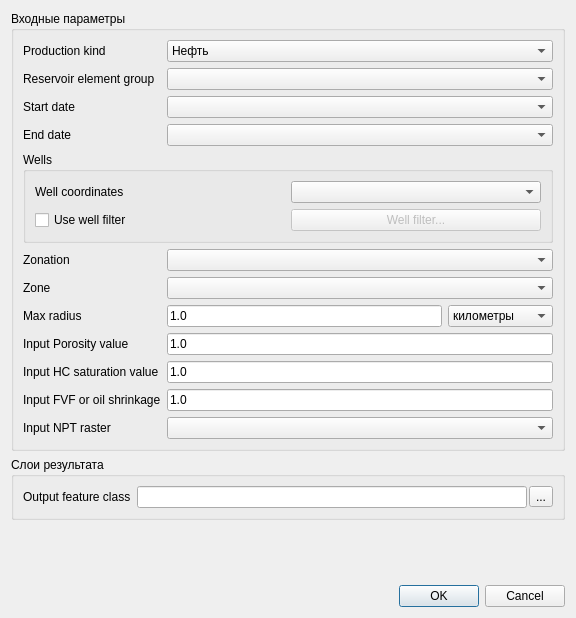
<?xml version="1.0" encoding="UTF-8"?>
<ui version="4.0">
 <class>Dialog</class>
 <widget class="QDialog" name="Dialog">
  <property name="geometry">
   <rect>
    <x>0</x>
    <y>0</y>
    <width>576</width>
    <height>618</height>
   </rect>
  </property>
  <property name="windowTitle">
   <string>Остаточные запасы</string>
  </property>
  <property name="locale">
   <locale language="C" country="AnyCountry"/>
  </property>
  <layout class="QGridLayout" name="gridLayout">
   <item row="0" column="0">
    <widget class="QGroupBox" name="groupBox">
     <property name="title">
      <string>Входные параметры</string>
     </property>
     <layout class="QGridLayout" name="gridLayout_3">
      <item row="11" column="0">
       <widget class="QLabel" name="label_9">
        <property name="text">
         <string>Input NPT raster</string>
        </property>
       </widget>
      </item>
      <item row="7" column="2">
       <widget class="QComboBox" name="mRaduisUnitComboBox">
        <property name="currentIndex">
         <number>0</number>
        </property>
        <item>
         <property name="text">
          <string>километры</string>
         </property>
        </item>
        <item>
         <property name="text">
          <string>метры</string>
         </property>
        </item>
        <item>
         <property name="text">
          <string>доли градуса</string>
         </property>
        </item>
       </widget>
      </item>
      <item row="2" column="0">
       <widget class="QLabel" name="label_2">
        <property name="text">
         <string>Start date</string>
        </property>
       </widget>
      </item>
      <item row="7" column="0">
       <widget class="QLabel" name="label_5">
        <property name="text">
         <string>Max radius</string>
        </property>
       </widget>
      </item>
      <item row="7" column="1">
       <widget class="QLineEdit" name="mMaxRadiusLineEdit">
        <property name="text">
         <string>1.0</string>
        </property>
       </widget>
      </item>
      <item row="10" column="1" colspan="2">
       <widget class="QLineEdit" name="mShrinkageLineEdit">
        <property name="text">
         <string>1.0</string>
        </property>
       </widget>
      </item>
      <item row="8" column="0">
       <widget class="QLabel" name="label_6">
        <property name="text">
         <string>Input Porosity value</string>
        </property>
       </widget>
      </item>
      <item row="3" column="0">
       <widget class="QLabel" name="label_3">
        <property name="text">
         <string>End date</string>
        </property>
       </widget>
      </item>
      <item row="5" column="1" colspan="2">
       <widget class="QComboBox" name="mZonationComboBox"/>
      </item>
      <item row="6" column="1" colspan="2">
       <widget class="QComboBox" name="mZoneComboBox"/>
      </item>
      <item row="0" column="0">
       <widget class="QLabel" name="label_12">
        <property name="text">
         <string>Production kind</string>
        </property>
       </widget>
      </item>
      <item row="0" column="1" colspan="2">
       <widget class="QComboBox" name="mComponentComboBox">
        <item>
         <property name="text">
          <string>Нефть</string>
         </property>
        </item>
        <item>
         <property name="text">
          <string>Газ</string>
         </property>
        </item>
       </widget>
      </item>
      <item row="4" column="0" colspan="3">
       <widget class="QGroupBox" name="groupBox_3">
        <property name="title">
         <string>Wells</string>
        </property>
        <layout class="QGridLayout" name="gridLayout_4">
         <item row="0" column="0">
          <widget class="QLabel" name="label_4">
           <property name="text">
            <string>Well coordinates</string>
           </property>
          </widget>
         </item>
         <item row="0" column="1">
          <widget class="QComboBox" name="mWellCoordComboBox"/>
         </item>
         <item row="1" column="0">
          <widget class="QCheckBox" name="mUseWellFilterCheckBox">
           <property name="text">
            <string>Use well filter</string>
           </property>
          </widget>
         </item>
         <item row="1" column="1">
          <widget class="QPushButton" name="mWellFilterPushButton">
           <property name="enabled">
            <bool>false</bool>
           </property>
           <property name="text">
            <string>Well filter...</string>
           </property>
          </widget>
         </item>
        </layout>
       </widget>
      </item>
      <item row="9" column="0">
       <widget class="QLabel" name="label_7">
        <property name="text">
         <string>Input HC saturation value</string>
        </property>
       </widget>
      </item>
      <item row="10" column="0">
       <widget class="QLabel" name="label_8">
        <property name="text">
         <string>Input FVF or oil shrinkage</string>
        </property>
       </widget>
      </item>
      <item row="2" column="1" colspan="2">
       <widget class="QComboBox" name="mStartDateComboBox"/>
      </item>
      <item row="8" column="1" colspan="2">
       <widget class="QLineEdit" name="mPorosityLineEdit">
        <property name="text">
         <string>1.0</string>
        </property>
       </widget>
      </item>
      <item row="9" column="1" colspan="2">
       <widget class="QLineEdit" name="mSaturationLineEdit">
        <property name="text">
         <string>1.0</string>
        </property>
       </widget>
      </item>
      <item row="1" column="0">
       <widget class="QLabel" name="label">
        <property name="text">
         <string>Reservoir element group</string>
        </property>
       </widget>
      </item>
      <item row="3" column="1" colspan="2">
       <widget class="QComboBox" name="mEndDateComboBox"/>
      </item>
      <item row="1" column="1" colspan="2">
       <widget class="QComboBox" name="mReservoirComboBox"/>
      </item>
      <item row="11" column="1" colspan="2">
       <widget class="QComboBox" name="mNPTSurfaceComboBox"/>
      </item>
      <item row="5" column="0">
       <widget class="QLabel" name="mZonationLabel">
        <property name="text">
         <string>Zonation</string>
        </property>
       </widget>
      </item>
      <item row="6" column="0">
       <widget class="QLabel" name="mZoneLabel">
        <property name="text">
         <string>Zone</string>
        </property>
       </widget>
      </item>
     </layout>
    </widget>
   </item>
   <item row="1" column="0">
    <widget class="QGroupBox" name="groupBox_2">
     <property name="title">
      <string>Слои результата</string>
     </property>
     <layout class="QGridLayout" name="gridLayout_2">
      <item row="2" column="0">
       <widget class="QLabel" name="label_10">
        <property name="text">
         <string>Output feature class</string>
        </property>
       </widget>
      </item>
      <item row="2" column="1">
       <layout class="QHBoxLayout" name="horizontalLayout_2">
        <property name="spacing">
         <number>2</number>
        </property>
        <item>
         <widget class="QLineEdit" name="mOutFeatureClassLineEdit"/>
        </item>
        <item>
         <widget class="QToolButton" name="mOutFeatureClassToolButton">
          <property name="text">
           <string>...</string>
          </property>
         </widget>
        </item>
       </layout>
      </item>
     </layout>
    </widget>
   </item>
   <item row="3" column="0">
    <widget class="QDialogButtonBox" name="buttonBox">
     <property name="orientation">
      <enum>Qt::Horizontal</enum>
     </property>
     <property name="standardButtons">
      <set>QDialogButtonBox::Cancel|QDialogButtonBox::Ok</set>
     </property>
    </widget>
   </item>
   <item row="2" column="0">
    <spacer name="verticalSpacer">
     <property name="orientation">
      <enum>Qt::Vertical</enum>
     </property>
     <property name="sizeHint" stdset="0">
      <size>
       <width>20</width>
       <height>40</height>
      </size>
     </property>
    </spacer>
   </item>
  </layout>
 </widget>
 <resources/>
 <connections>
  <connection>
   <sender>buttonBox</sender>
   <signal>accepted()</signal>
   <receiver>Dialog</receiver>
   <slot>accept()</slot>
   <hints>
    <hint type="sourcelabel">
     <x>254</x>
     <y>608</y>
    </hint>
    <hint type="destinationlabel">
     <x>157</x>
     <y>274</y>
    </hint>
   </hints>
  </connection>
  <connection>
   <sender>buttonBox</sender>
   <signal>rejected()</signal>
   <receiver>Dialog</receiver>
   <slot>reject()</slot>
   <hints>
    <hint type="sourcelabel">
     <x>322</x>
     <y>608</y>
    </hint>
    <hint type="destinationlabel">
     <x>286</x>
     <y>274</y>
    </hint>
   </hints>
  </connection>
  <connection>
   <sender>mWellCoordComboBox</sender>
   <signal>activated(int)</signal>
   <receiver>Dialog</receiver>
   <slot>wellCoordComboBox_activated(int)</slot>
   <hints>
    <hint type="sourcelabel">
     <x>548</x>
     <y>215</y>
    </hint>
    <hint type="destinationlabel">
     <x>573</x>
     <y>157</y>
    </hint>
   </hints>
  </connection>
  <connection>
   <sender>mZonationComboBox</sender>
   <signal>activated(int)</signal>
   <receiver>Dialog</receiver>
   <slot>zonationComboBox_activated(int)</slot>
   <hints>
    <hint type="sourcelabel">
     <x>557</x>
     <y>289</y>
    </hint>
    <hint type="destinationlabel">
     <x>572</x>
     <y>142</y>
    </hint>
   </hints>
  </connection>
  <connection>
   <sender>mWellFilterPushButton</sender>
   <signal>clicked()</signal>
   <receiver>Dialog</receiver>
   <slot>wellFilterPushButton_clicked()</slot>
   <hints>
    <hint type="sourcelabel">
     <x>439</x>
     <y>235</y>
    </hint>
    <hint type="destinationlabel">
     <x>0</x>
     <y>263</y>
    </hint>
   </hints>
  </connection>
 </connections>
 <slots>
  <slot>wellCoordComboBox_activated(int)</slot>
  <slot>zonationComboBox_activated(int)</slot>
  <slot>wellFilterPushButton_clicked()</slot>
 </slots>
</ui>
